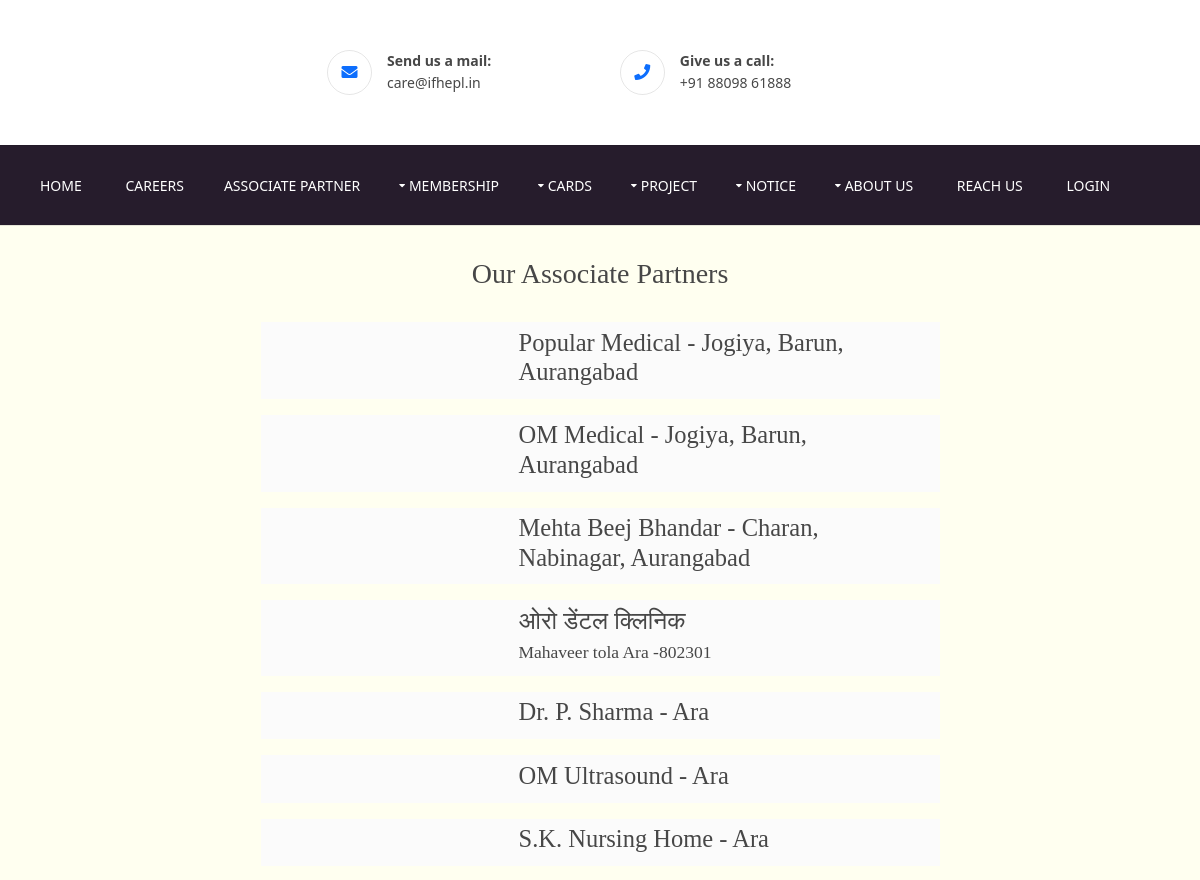
The page /associate-partner (upper part) on the database as committed earlier.
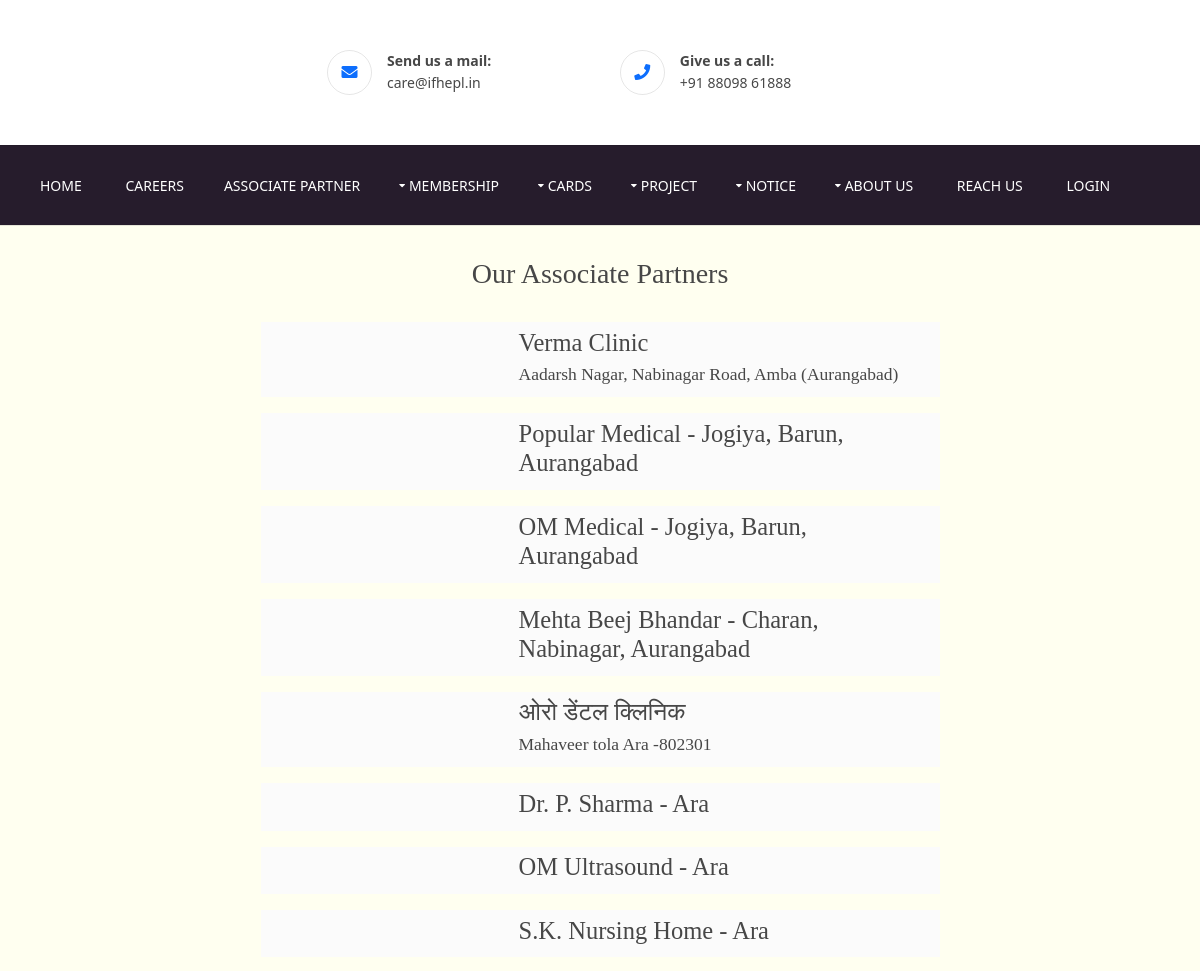
The same page on the database as committed later.
### ifheplapp/models.py (models this page shows, shortened)
class AssociatePartner(models.Model):
    partnerName = models.CharField(max_length=300, default="")
    partnerAddress = models.CharField(max_length=600, default="",blank=True)
    partnerImage = models.FileField(upload_to="Associate Partner/")

### ifheplapp/views.py (the view)
# urls.py: path('associate-partner', views.associate, name="associate_partner"),
def associate(request):
    associate_partners = AssociatePartner.objects.all().order_by('-id')
    return render(request, "associate.html",{'associate_partners':associate_partners})

### ifheplapp/templates/associate.html (shortened to what this page needs)
{% extends 'extends/base.html' %}
{% block body %}
<div class="row1" style="background-color: rgb(255, 255, 240);">
    <div class="container notice_board" style="max-width: 60%;">
        {% if associate_partners %}
        <div class="my-4 text-center">
            <h2>Our Associate Partners</h2>
        </div>
        <div style=" overflow-wrap: break-word; padding: 10px !important;">
            {% for associate_partner in associate_partners %}
            <table>
                <td style="width: 250px">
                </td>
                <td>
                    <strong>
                        <h3>{{associate_partner.partnerName}}</h3>
                    </strong>
                    <h5>{{associate_partner.partnerAddress}}</h5>
                </td>
            </table>
            {% endfor %}
        </div>
        {% else %}
        <div class="my-2 text-center">
            <img src="/static/images/unnamed.png" style="width: 768px;" alt="">
        </div>
        {% endif %}
    </div>
</div>
{% endblock body %}

Rows that differ between the two databases and show on the page:
added AssociatePartner: partnerName "Verma Clinic", partnerAddress "Aadarsh Nagar, Nabinagar Road, Amba (Aurangabad)"
